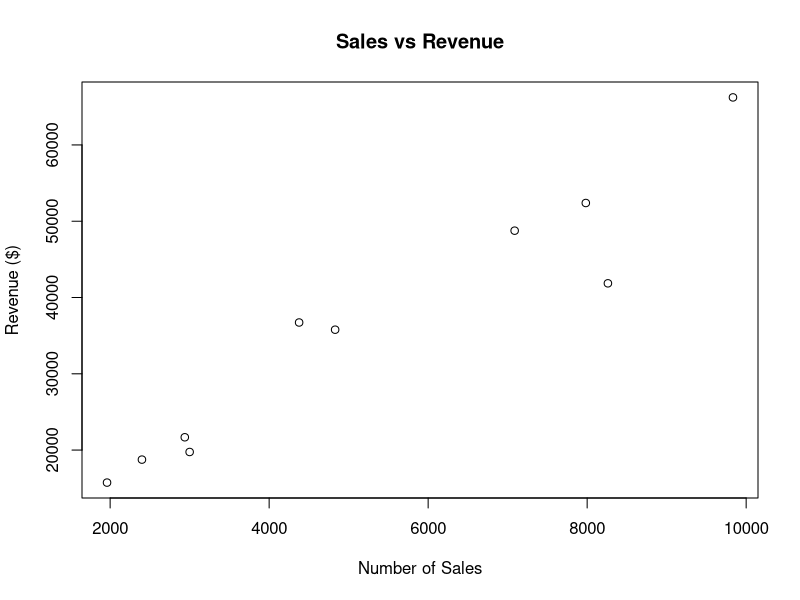

This chart was generated by the following R code:
#
#          Author: Dr Eugene O'Loughlin
#     Video Title: How To... Create a Linear Regression Model in R
#    Video Number: #80
#  Data File Used: 80_Data_File.csv
#    Diagram used: 80_Diagram.jpg
#
salesData <- read.csv(file = "80_Data_File.csv", header = TRUE, sep = ",")
print(salesData)
#
# Check correlation coefficient
cor(salesData$Sales, salesData$Revenue, method = "pearson")
#
# Visualise
plot(salesData$Sales, salesData$Revenue,
     main = "Sales vs Revenue",
     xlab = "Number of Sales", ylab = "Revenue ($)")
#
#   Use lm() function to perform linear regression
#   Format: lm(dependent variable ~ independent variable, data = dataset)
#
salesModel <- lm(Revenue ~ Sales, data = salesData)
salesModel    
# 
# Linear model:  y = 5478.75 + (5.75 * x)
